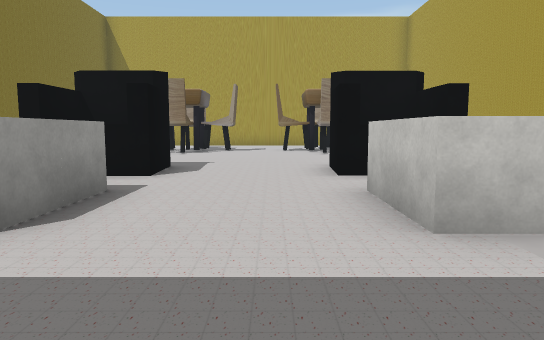
View 1 (above)

16 first-person views from a walk through a Unity game level. The camera is 1.5 m above the floor, tilts 6° down and sees 70° across. The floor is counted in squares, 2 m on a side. Each view is taken from the middle of a square. On the plan, view 1 faces up. The plan holds only what a view shows up to about 12 squares ahead; the rest is blank. The place goes on beyond the plan. The player is left out. Some surface patterns are stand-ins.

View 2
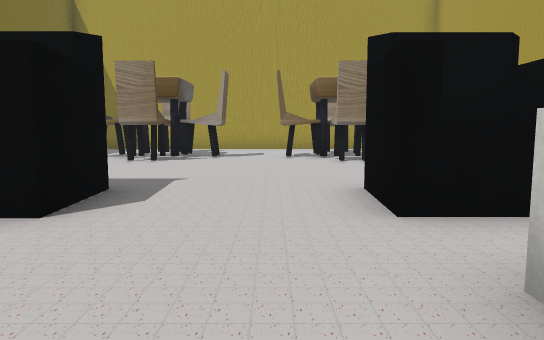

View 3
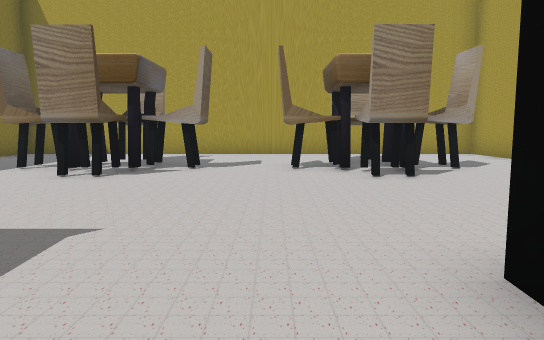

View 4
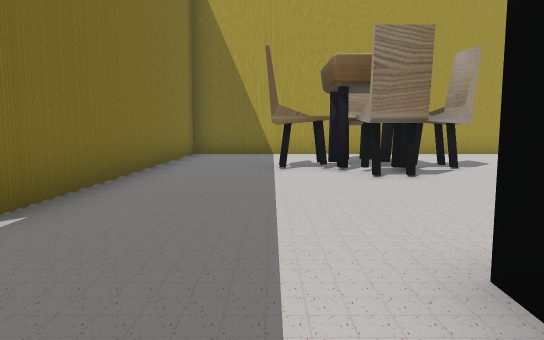

View 5
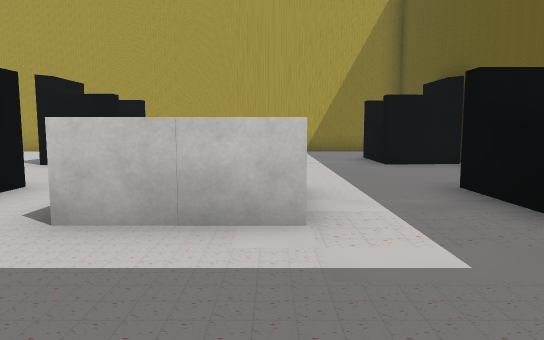

View 6
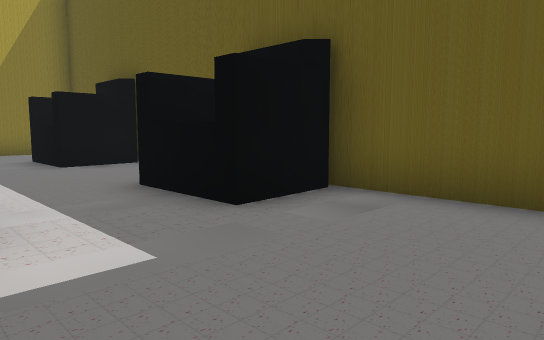

View 7
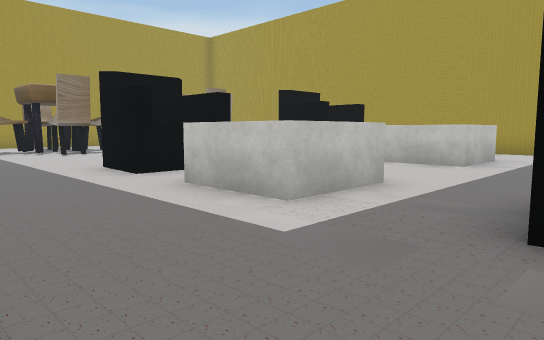

View 8
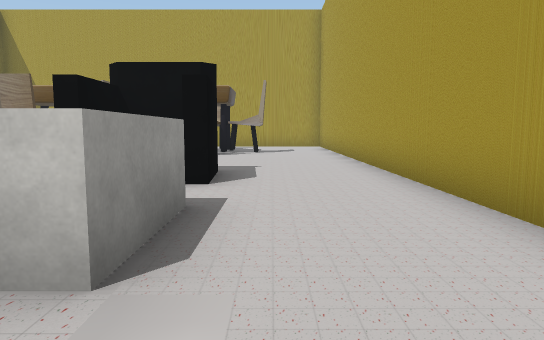

View 9
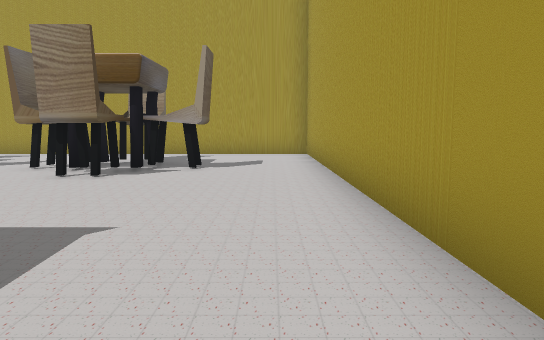

View 10
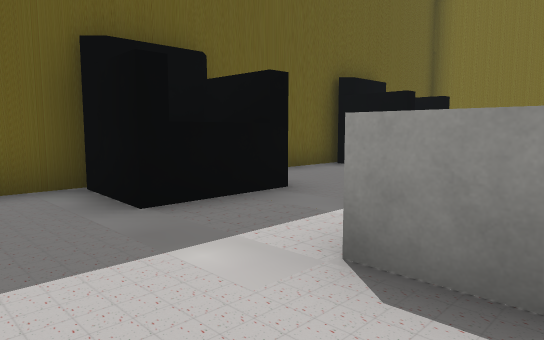

View 11
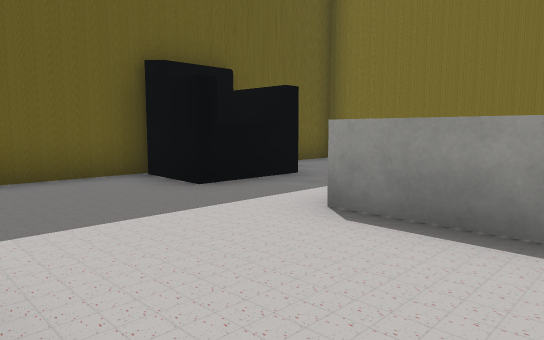

View 12
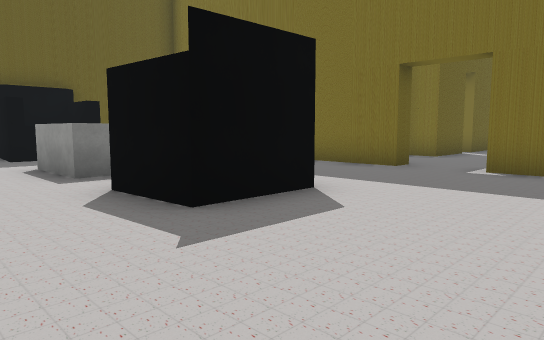

View 13
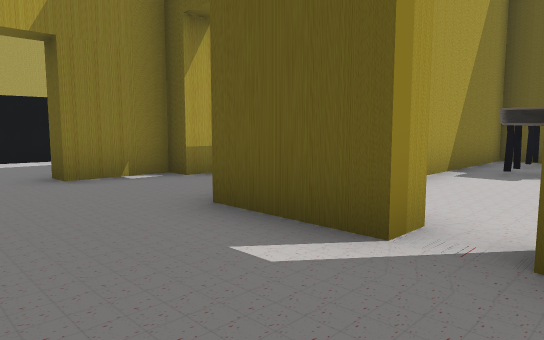

View 14
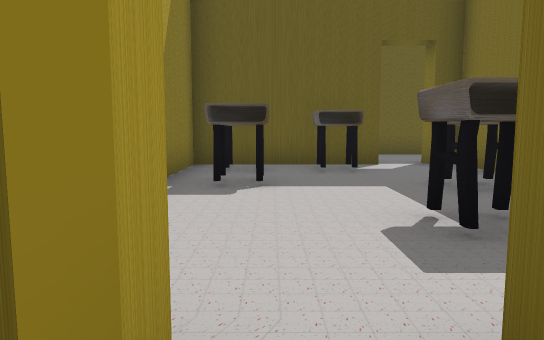

View 15
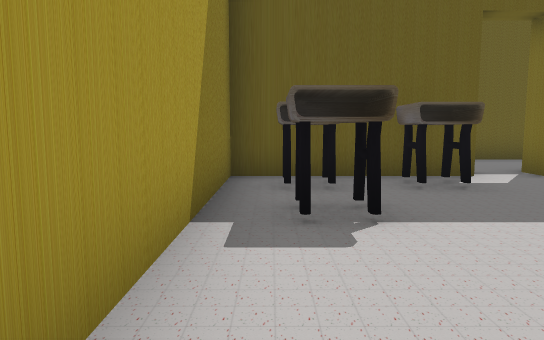

View 16
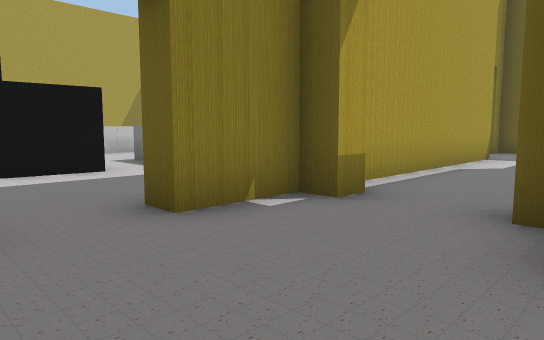

### Floor plan
Points are (right, up) in squares from view 1. A wall is a line through its corners. A room is listed if a view was taken in it or the views show most of it. See-through windows are left out.
Room 1 (views 1, 2, 3, 4, 5, 6, 7, 8, 9, 10, 11, 12)
walls: (-2.6, 4.7) (-2, 4.7) (-2, 2.7) (-4, 2.7) (-4, 4.8); (3.2, 4.8) (3.2, 2.7) (1.2, 2.7) (1.2, 4.8); (-8, 7.2) (-7.4, 7.2) (-7.4, 5); (6.1, 2.5) (6.1, 17.9) (-7.4, 17.9) (-7.4, 8.9); (-2.5, -1.2) (0, -1.2); (3.1, -1.2) (4.1, -1.2); (6.1, -0.1) (6.1, 0.8); (-7.4, -1.2) (-3.5, -1.2)
ways out: opening at (-8, 8) to room 2
objects: chair (-5, 14) to (-4, 14); sofa (-4, -1) to (-2, 0); sofa (-4, 7) to (-2, 7); desk (-4, 13) to (-3, 14); chair (-3, 12) to (-3, 13); chair (-3, 15); chair (-2, 14); sofa (1, 7) to (3, 8); chair (1, 13) to (1, 14); sofa (2, -1) to (3, 0); chair (2, 12) to (2, 13); desk (2, 14); chair (2, 15); chair (3, 14)
Room 2 (views 13, 14, 16)
walls: (-12.7, 6) (-12.7, 6.6) (-10.8, 6.6) (-10.8, 5.8); (-8, 5.5) (-8, 7.2); (-8.5, 4.9) (-8.5, 5.5); (-8, -1.9) (-8, 4.1)
ways out: opening at (-8, 8) to room 1; opening at (-13, 6) to room 3
Room 3 (view 15)
walls: (-15.4, -1.2) (-11.3, -1.2) (-11.3, 4.1)
ways out: opening at (-13, 6) to room 2
objects: desk (-15, 2); desk (-15, 4); desk (-14, 0); desk (-13, 2); desk (-12, 0)

Where each view was taken, in squares from view 1:
view 1: 0 up, 0 right, facing up
view 2: 3 up, 0 right, facing up
view 3: 6 up, 0 right, facing up
view 4: 6 up, 5 left, facing up
view 5: 3 up, 7 left, facing right
view 6: 3 up, 7 left, facing down-right
view 7: 0 up, 7 left, facing up-right
view 8: 1 up, 4 right, facing up
view 9: 6 up, 5 right, facing up
view 10: 4 up, 5 right, facing down-left
view 11: 5 up, 1 right, facing down-left
view 12: 11 up, 0 right, facing down-left
view 13: 9 up, 14 left, facing down-right
view 14: 7 up, 13 left, facing down
view 15: 5 up, 12 left, facing down
view 16: 9 up, 11 left, facing down-right
